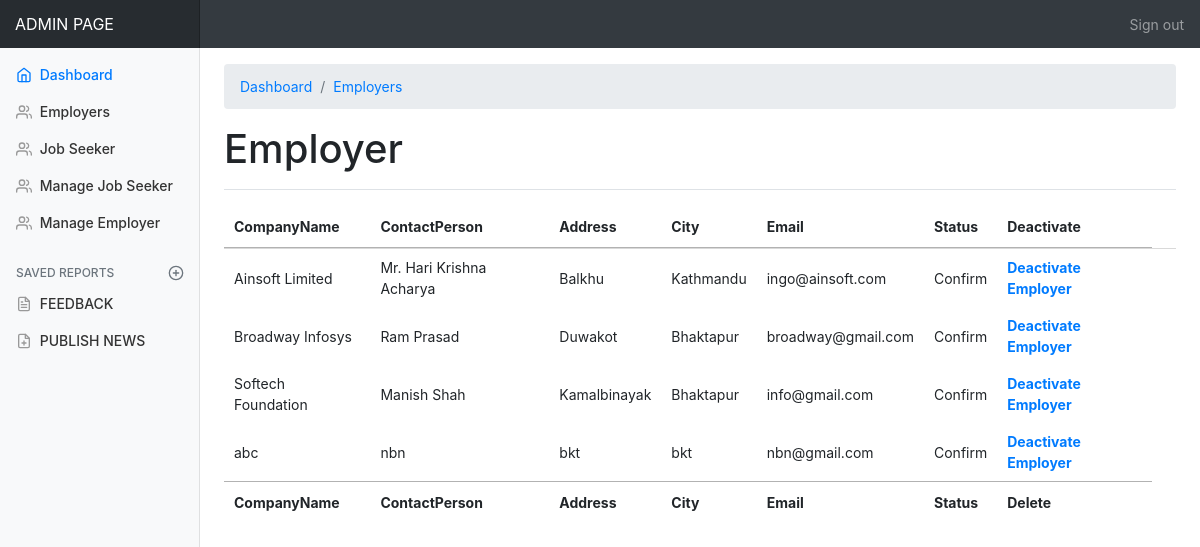
/admin/employer.php (signed in), run on the app's committed database.
### tables this page shows
CREATE TABLE `employer_reg` (
  `Employer_Id` int(11) NOT NULL,
  `CompanyName` varchar(255) NOT NULL,
  `ContactPerson` varchar(255) NOT NULL,
  `Address` varchar(255) NOT NULL,
  `City` varchar(255) NOT NULL,
  `Email` varchar(255) NOT NULL,
  `Mobile` varchar(255) NOT NULL,
  `Area_Work` varchar(255) NOT NULL,
  `Status` varchar(255) NOT NULL,
  `UserName` varchar(255) NOT NULL,
  `Password` varchar(255) NOT NULL,
  `Question` varchar(255) NOT NULL,
  `Answer` varchar(255) NOT NULL
);

### admin/employer.php (the view, shortened to what this page needs)
<!doctype html>
<html lang="en">
  <head>
    <link rel="stylesheet" href="https://maxcdn.bootstrapcdn.com/bootstrap/4.5.2/css/bootstrap.min.css">
    <link href="./css/dashboard.css" rel="stylesheet">
    <link rel="stylesheet" href="https://cdn.datatables.net/1.10.24/css/jquery.dataTables.min.css">
  </head>
  <body>
    <nav class="navbar navbar-dark sticky-top bg-dark flex-md-nowrap p-0">
      <a class="navbar-brand col-sm-3 col-md-2 mr-0" href="#">ADMIN PAGE</a>
      <ul class="navbar-nav px-3">
        <li class="nav-item text-nowrap">
          <a class="nav-link" href="logout.php">Sign out</a>
        </li>
      </ul>
    </nav>
    <div class="container-fluid">
      <div class="row">
        <nav class="col-md-2 d-none d-md-block bg-light sidebar">
          <div class="sidebar-sticky">
            <ul class="nav flex-column">
              <li class="nav-item">
                <a class="nav-link active" href="#">
                  <span data-feather="home"></span>
                  Dashboard <span class="sr-only">(current)</span>
                </a>
              </li>
              <li class="nav-item">
                <a class="nav-link" href="employer.php">
                  <span data-feather="users"></span>
                  Employers
                </a>
              </li>
              <li class="nav-item">
                <a class="nav-link" href="jobseeker.php">
                  <span data-feather="users"></span>
                  Job Seeker
                </a>
              </li>
              <li class="nav-item">
                <a class="nav-link" href="managejobseeker.php">
                  <span data-feather="users"></span>
                   Manage Job Seeker
                </a>
              </li>
              <li class="nav-item">
                <a class="nav-link" href="manageemployer.php">
                  <span data-feather="users"></span>
                  Manage Employer
                </a>
              </li>
              <h6 class="sidebar-heading d-flex justify-content-between align-items-center px-3 mt-4 mb-1 text-muted">
              <span>Saved reports</span>
              <a class="d-flex align-items-center text-muted" href="#">
                <span data-feather="plus-circle"></span>
              </a>
            </h6>
            <ul class="nav flex-column mb-2">
              <li class="nav-item">
                <a class="nav-link" href="feedback.php">
                  <span data-feather="file-text"></span>
                  FEEDBACK
                </a>
              </li>
              <li class="nav-item">
                <a class="nav-link" href="admin_news.php">
                  <span data-feather="file-plus"></span>
                  PUBLISH NEWS
                </a>
              </li>
            </ul>
          </div>
        </nav>
        <main role="main" class="col-md-9 ml-sm-auto col-lg-10 pt-3 px-4">
            <nav aria-label="breadcrumb">
                <ol class="breadcrumb">
                    <li class="breadcrumb-item"><a href="admin_dashboard.php">Dashboard</a></li>
                    <li class="breadcrumb-item"><a href="#">Employers</a></li>
                </ol>
            </nav>
          <div class="d-flex justify-content-between flex-wrap flex-md-nowrap align-items-center pb-2 mb-3 border-bottom">
            <h1>Employer</h1>
          </div>
          <table id="example" class="display" style="width:100%">
        <thead>
            <tr>
                <th>CompanyName</th>
                <th>ContactPerson</th>
                <th>Address</th>
                <th>City</th>
                <th>Email</th>
                <th>Status</th>
                <th>Deactivate</th>
            </tr>
        </thead>
        <tbody>
        <?php
         include 'connection/db.php';
         $sql = "select * from employer_reg where Status='Confirm'";
         $result = mysqli_query($conn,$sql);
        while ($row = mysqli_fetch_array($result)) {
         $Name = $row['CompanyName'];
         $ContactName=$row['ContactPerson'];
         $Address=$row['Address'];
         $City = $row['City'];
         $email=$row['Email'];
         $status=$row['Status'];
        ?>
        <tr>
          <td><?php echo $Name; ?></td>
          <td><?php echo $ContactName; ?></td>
          <td><?php echo $Address; ?></td>
          <td><?php echo $City; ?></td>
          <td><?php echo $email; ?></td>
          <td><?php echo $status; ?></td>
          <td><strong><a href="deactivate.php?EmpId=<?php echo $row['Employer_Id'];?>">Deactivate Employer</a></strong></td>
                    <td>&nbsp;</td>
                  </tr>
        </tbody>
        <?php
        }
        ?>
        <tfoot>
            <tr>
            <th>CompanyName</th>
                <th>ContactPerson</th>
                <th>Address</th>
                <th>City</th>
                <th>Email</th>
                <th>Status</th>
                <th>Delete</th>
            </tr>
        </tfoot>
    </table>
        </main>
      </div>
    </div>
  </body>
</html>

### admin/css/dashboard.css (style rules this page uses)
body { font-size: .875rem; }
.feather { width: 16px; height: 16px; vertical-align: text-bottom; }
.sidebar { position: fixed; top: 0; bottom: 0; left: 0; z-index: 100; padding: 0; box-shadow: inset -1px 0 0 rgba(0, 0, 0, .1); }
.sidebar-sticky { position: -webkit-sticky; position: sticky; top: 48px; height: calc(100vh - 48px); padding-top: .5rem; overflow-x: hidden; overflow-y: auto; }
.sidebar .nav-link { font-weight: 500; color: #333; }
.sidebar .nav-link .feather { margin-right: 4px; color: #999; }
.sidebar .nav-link.active { color: #007bff; }
.sidebar .nav-link:hover .feather, .sidebar .nav-link.active .feather { color: inherit; }
.sidebar-heading { font-size: .75rem; text-transform: uppercase; }
.navbar-brand { padding-top: .75rem; padding-bottom: .75rem; font-size: 1rem; background-color: rgba(0, 0, 0, .25); box-shadow: inset -1px 0 0 rgba(0, 0, 0, .25); }
.border-bottom { border-bottom: 1px solid #e5e5e5; }

### data on the page
employer_reg: CompanyName "Ainsoft Limited", ContactPerson "Mr. Hari Krishna Acharya", Address "Balkhu", City "Kathmandu", Email "ingo@ainsoft.com", Status "Confirm"
employer_reg: CompanyName "Broadway Infosys", ContactPerson "Ram Prasad", Address "Duwakot", City "Bhaktapur", Email "broadway@gmail.com", Status "Confirm"
employer_reg: CompanyName "Softech Foundation", ContactPerson "Manish Shah", Address "Kamalbinayak", City "Bhaktapur", Email "info@gmail.com", Status "Confirm"
employer_reg: CompanyName "abc", ContactPerson "nbn", Address "bkt", City "bkt", Email "nbn@gmail.com", Status "Confirm"
